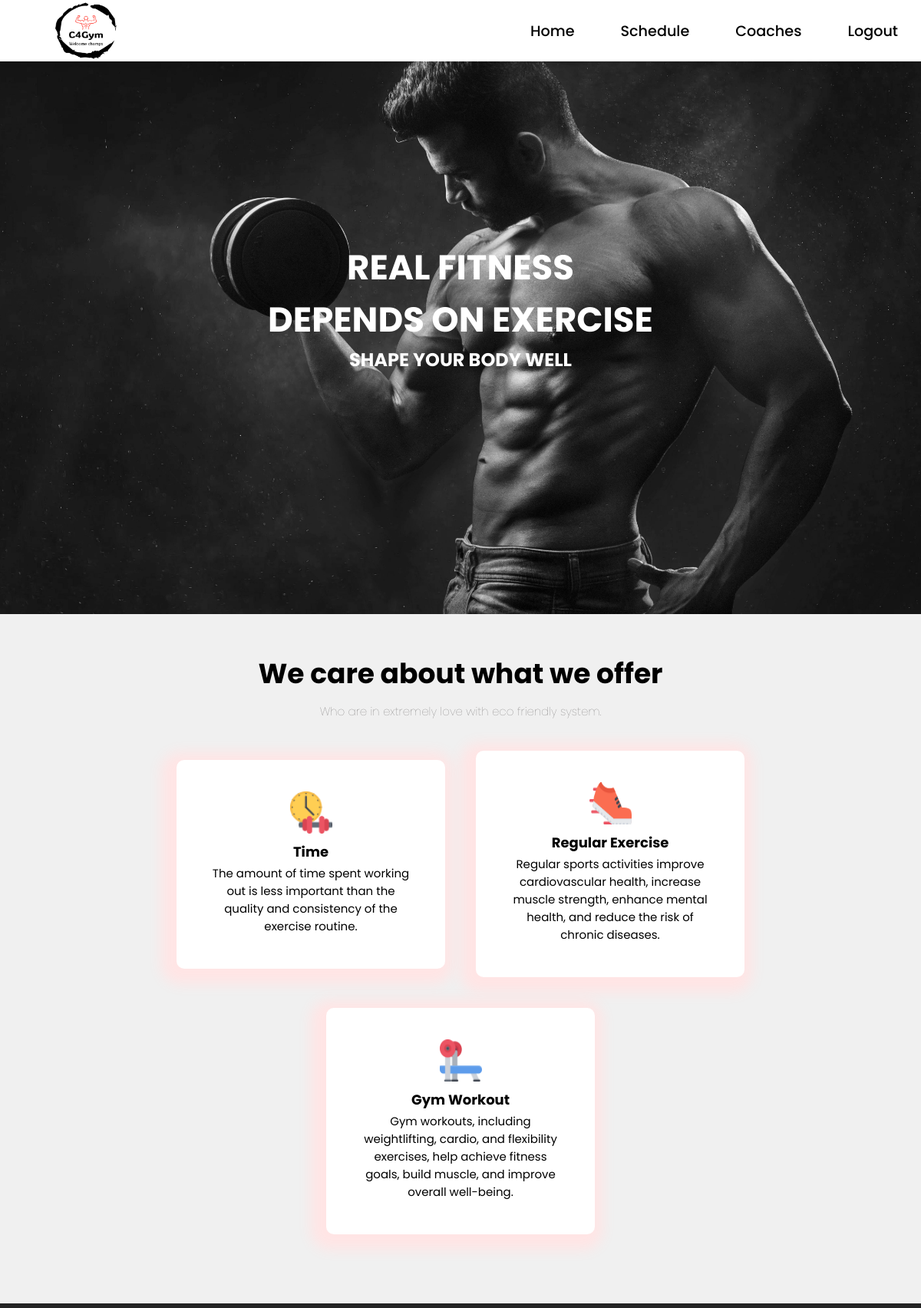
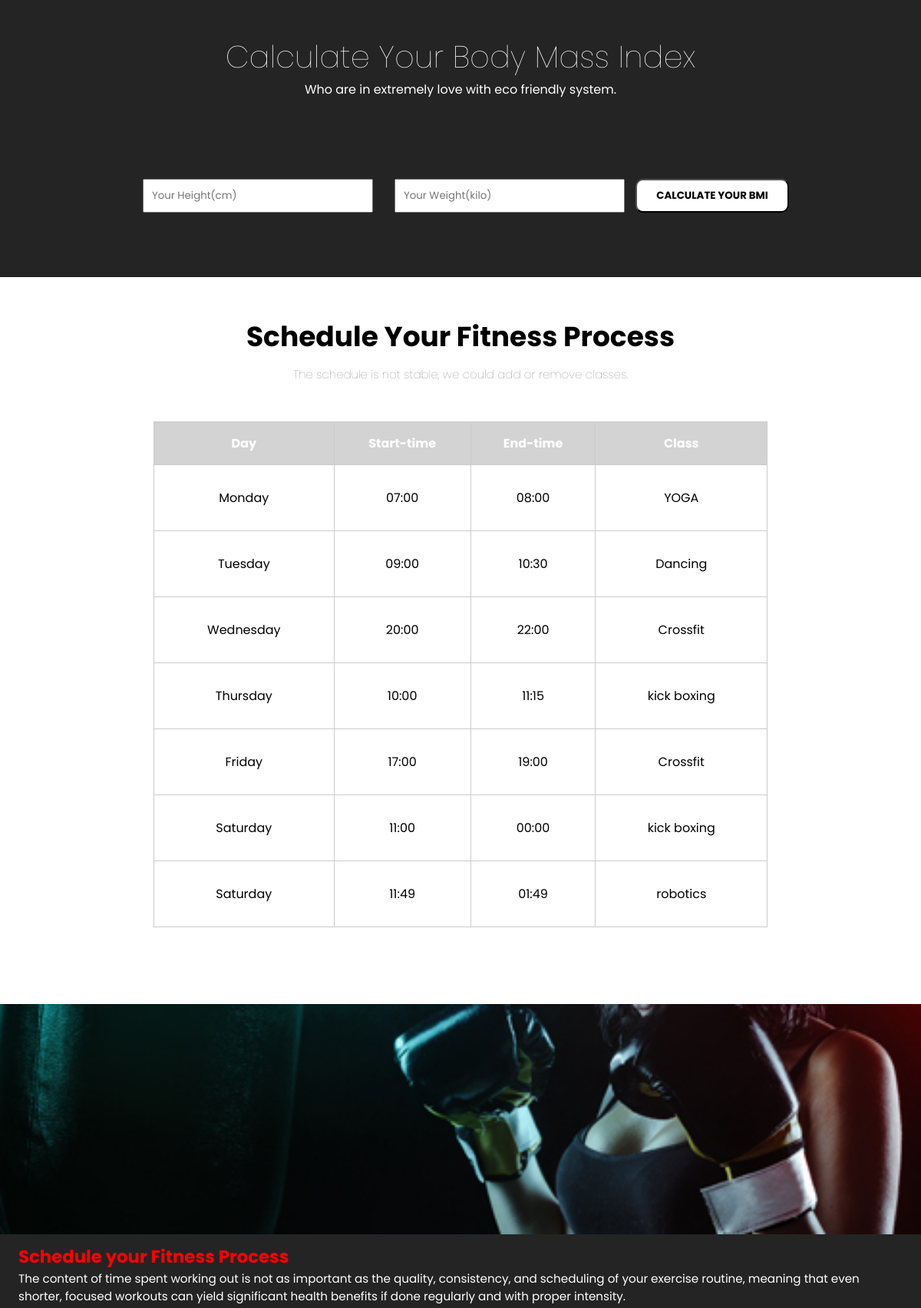
The page /index.php (signed in, upper part) on the database its author committed (2 pictures, top to bottom).
### tables this page shows
CREATE TABLE `schedule` (
  `class_id` int(50) NOT NULL,
  `admin_id` int(11) NOT NULL,
  `start_time` varchar(15) NOT NULL,
  `end_time` varchar(15) NOT NULL,
  `day` varchar(15) NOT NULL,
  `class` varchar(30) NOT NULL
);

### index.php (the view, shortened to what this page needs)
<?php
require('db_connect.php');
?>
<!DOCTYPE html>
<html lang="en">
<head>
    <link rel="stylesheet" href="css/style.css">
    <link href='https://unpkg.com/boxicons@2.1.4/css/boxicons.min.css' rel='stylesheet'>
</head>
<body>
<nav>
    <ul>
      <li id="logo"><img src="./images/c4gym-high-resolution-logo-transparent.png" style=" width: 80px;height: 80px;"></li>
      <li class="hideOnMobile"><a href="index.php">Home</a></li>
      <li class="hideOnMobile"><a href="#Schedule" class="scroll-link">Schedule</a></li>
      <li class="hideOnMobile"><a href="#coaches" class="scroll-link">Coaches</a></li>
      <li class="hideOnMobile"><a href="Logout-coach.php">Logout</a></li>
    </ul>
  </nav>
    <section class="head">
        <h1>REAL FITNESS</h1>
        <h1>DEPENDS ON EXERCISE</h1>
        <h2>SHAPE YOUR BODY WELL</h2>
    </section>
  <section id="container1">
    <h1>We care about what we offer</h1>
    <h4>Who are in extremely love with eco friendly system.</h4>
    <section id="container2">
      <div class="card">
        <img src="./images/o1.png" alt="Logo 1">
        <h2>Time</h2>
        <p>The amount of time spent working out is less important than the quality and consistency of the exercise routine.</p>
      </div>
      <div class="card">
        <img src="./images/o2.png" alt="Logo 1">
        <h2>Regular Exercise</h2>
        <p>Regular sports activities improve cardiovascular health, increase muscle strength, enhance mental health, and reduce the risk of chronic diseases.</p>
      </div>
      <div class="card">
        <img src="./images/o3.png" alt="Logo 1">
        <h2>Gym Workout</h2>
        <p>Gym workouts, including weightlifting, cardio, and flexibility exercises, help achieve fitness goals, build muscle, and improve overall well-being.</p>
      </div>
    </section>
  </section>
    <section class="container3">
      <h1>Calculate Your Body Mass Index</h1>
      <p>Who are in extremely love with eco friendly system.</p>
      <div id="bmi">
        <input type="text" id="height" placeholder="Your Height(cm)">
        <input type="text" id="weight" placeholder="Your Weight(kilo)">
        <button id="calbmi" onclick="calculateBMI()">CALCULATE YOUR BMI</button>
      </div>
    </section>
    <section class="tablecontainer" id="Schedule">
      <h1>Schedule Your Fitness Process</h1>
      <p>The schedule is not stable, we could add or remove classes. </p>
      <div>
      <table>
            <tr>
                <th>Day</th>
                <th>Start-time</th>
                <th>End-time</th>
                <th>Class</th>
            </tr>
           <?php
           $sql = "SELECT * FROM schedule ORDER BY FIELD(day, 'Monday', 'Tuesday', 'Wednesday', 'Thursday', 'Friday', 'Saturday'), start_time";
           $result = mysqli_query($conn, $sql);
           while ($row = mysqli_fetch_assoc($result)) {
            echo "<tr>";
            echo "<td>" . $row["day"] . "</td>";
            echo "<td>" . $row["start_time"] . "</td>";
            echo "<td>" . $row["end_time"] . "</td>";
            echo "<td>" . $row["class"] . "</td>";
            echo "</tr>";
        }
           ?>
        </table>
      </div>
  </section>
<section class="textContainer">
  <div class="photo1"></div>
  <div class="txt">  <h1>Schedule your Fitness Process</h1>
    <p>The content of time spent working out is not as important as the quality, consistency, and scheduling of your exercise routine, meaning that even shorter, focused workouts can yield significant health benefits if done regularly and with proper intensity. </div>
</section>
</body>
</html>

### css/style.css (style rules this page uses)
* { margin: 0; padding: 0; box-sizing: border-box; font-family: "Poppins", sans-serif; }
nav { background-color: white; box-shadow: 3px 3px 5px rgba(0, 0, 0, 0.1); position: fixed; width: 100%; z-index: 999; top: 0; }
nav ul { width: 100%; list-style: none; display: flex; justify-content: flex-end; align-items: center; height: 80px; }
nav li { height: 100%; }
nav a { height: 100%; padding: 0 30px; font-size: larger; font-weight: 500; font-family: "Poppins", sans-serif; text-decoration: none; display: flex; align-items: center; color: black; }
nav li:first-child { margin-right: auto; }
#logo { display: flex; align-items: center; margin-left: 6%; }
.head { min-height: 100vh; background-image: url("../images//pexels-anush-1229356.jpg"); background-position: center; background-size: cover; display: flex; flex-direction: column; justify-content: center; align-items: center; }
.head h1 { text-align: center; font-size: 45px; color: white; padding: 0; margin: 0; }
.head h2 { text-align: center; color: white; }
#container1 { background-color: #f0f0f0; text-align: center; padding: 50px 0; }
#container2 { display: flex; justify-content: center; align-items: center; flex-wrap: wrap; padding: 20px; }
#container1 h1 { font-size: 36px; margin-bottom: 0; }
#container1 h4 { margin-top: 10px; font-size: 15px; font-weight: lighter; color: #6f6d6d; }
.card { width: 350px; margin: 20px; padding: 40px; border: 1px solid transparent; border-radius: 10px; box-shadow: -5px 5px 17px 15px rgb(255, 229, 229); background-color: #fff; transition: transform 0.3s ease; }
.card p { margin:3px; font-size: 15px; }
.card h2 { margin:3px; font-size: 18px; }
.card img { width: 55px; height: 55px; }
.container3 { text-align: center; padding: 50px 0; background-color: #242424; color: white; }
.container3 h1 { font-size: 40px; font-weight: 150; }
#bmi { margin-top: 70px; display: flex; justify-content: center; align-items: center; flex-wrap: wrap; padding: 20px; }
#height, #weight { padding:10px; width: 300px; margin:14px; }
#calbmi { padding:10px; border-radius: 10px; background-color: white; width: 200px; font-weight: bolder; transition: 0.2s; }
.tablecontainer { width: 100%; text-align: center; overflow-x: auto; padding: 50px 0; }
.tablecontainer h1 { font-size: 36px; margin-bottom: 0; }
.tablecontainer p { margin-top: 10px; font-size: 15px; font-weight: lighter; color: #6f6d6d; }
table { margin: 50px auto; max-width: 800px; width: 100%; border-collapse: collapse; }
th { padding: 15px; border: 1px solid #ccc; height: 45px; }
td { padding: 30px; border: 1px solid #ccc; height: 45px; }
th:first-child, td:first-child { min-width: auto; height: 20px; }
tr:first-child { background-color: lightgray; color: white; }
.textContainer { width: 100%; height: auto; display: flex; background-color: #242424; color: white; }
.photo1 { background: url(../images/f1.jpg); background-position: center; background-size: cover; width: 100%; height: 300px; }
.txt { width: 100%; height: 300px ; padding-top: 1%; padding-left: 2%; padding-right: 2%; padding-bottom: 1%; font-size: 95%; }
.txt h1 { color: red }
@media screen and (orientation: portrait) { .textContainer { display: flex; flex-direction: column; } }
.coach h3,h4 { text-align: center; width: 100%; margin-top: 8px; }

### rows shown on the page
schedule: day "Monday", start_time "07:00", end_time "08:00", class "YOGA"
schedule: day "Tuesday", start_time "09:00", end_time "10:30", class "Dancing"
schedule: day "Wednesday", start_time "20:00", end_time "22:00", class "Crossfit"
schedule: day "Thursday", start_time "10:00", end_time "11:15", class "kick boxing"
schedule: day "Friday", start_time "17:00", end_time "19:00", class "Crossfit"
schedule: day "Saturday", start_time "11:00", end_time "00:00", class "kick boxing"
schedule: day "Saturday", start_time "11:49", end_time "01:49", class "robotics"
